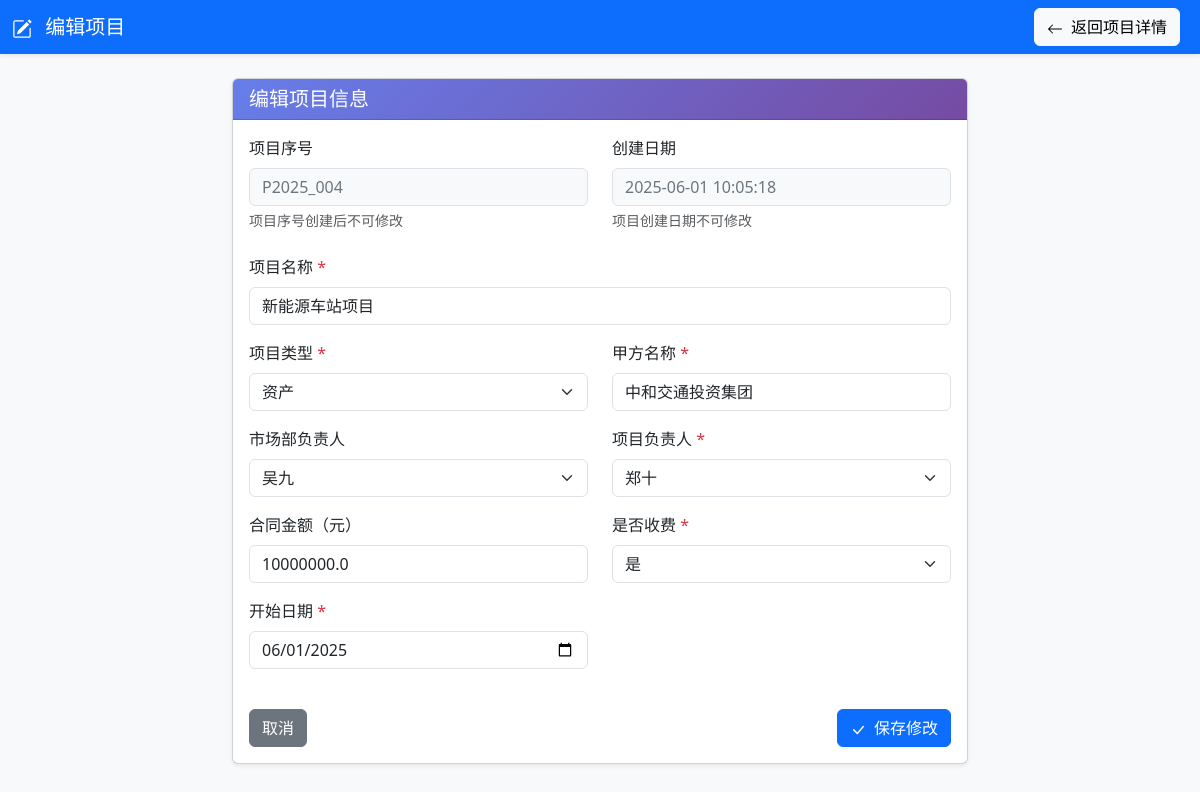
The app's page /project/P2025_004/edit (signed in), older data.
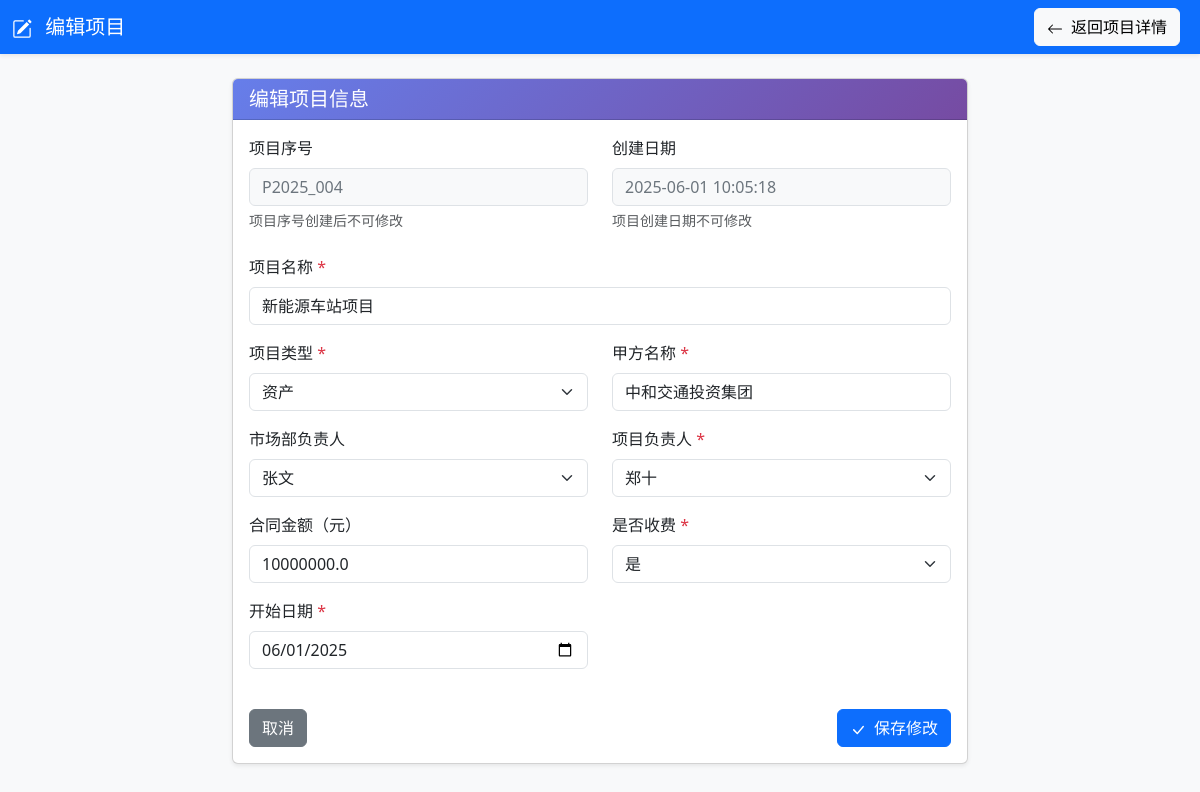
The same page, newer data.
### tables this page shows
CREATE TABLE projects (
        id INTEGER PRIMARY KEY AUTOINCREMENT,
        project_no TEXT,                 -- ① 项目序号
        name TEXT,                       -- ② 项目名称
        project_type TEXT,               -- ③ 项目类型
        client_name TEXT,                -- ④ 甲方名称
        market_leader TEXT,              -- ⑤ 市场部负责人用户名
        project_leader TEXT,             -- ⑥ 项目负责人用户名
        progress TEXT,                   -- ⑦ 项目进度
        report_numbers TEXT,             -- ⑧ 报告号（多个以逗号分隔）
        amount REAL,                     -- ⑨ 合同金额
        is_paid TEXT,                    -- ⑩ 是否收费（是/否）
        creator TEXT,                    -- ⑪ 项目创建人用户名
        creator_realname TEXT,           -- ⑫ 项目创建人真实姓名
        start_date TEXT,                 -- ⑬ 开始日期
        end_date TEXT,                   -- ⑭ 结束日期
        status TEXT,                     -- ⑮ 状态
        contract_file TEXT,
        create_date TEXT
    );

CREATE TABLE users (
        id INTEGER PRIMARY KEY AUTOINCREMENT,
        username TEXT UNIQUE,
        realname TEXT,
        user_type TEXT,
        password TEXT,
        phone TEXT,
        email TEXT,
        hire_date TEXT,
        education TEXT,
        position TEXT,
        department TEXT,
        status TEXT DEFAULT 'active',  -- active-在职, inactive-离职
        create_time TEXT DEFAULT CURRENT_TIMESTAMP,
        update_time TEXT DEFAULT CURRENT_TIMESTAMP
    );

### routes/project_routes.py (the view)
@router.get("/project/{project_no}/edit")
async def edit_project_page(
    project_no: str,
    request: Request,
    user: dict = Depends(login_required),
    db: sqlite3.Connection = Depends(get_db)
):
    return await project_service.get_edit_project_page(request, project_no, user, db)

### templates/edit_project.html (shortened to what the changed rows need)
<!DOCTYPE html>
<html lang="zh-CN">
<head>
    <link href="https://cdn.jsdelivr.net/npm/bootstrap@5.3.2/dist/css/bootstrap.min.css" rel="stylesheet">
</head>
<body class="bg-light">
    <div class="container mt-4">
        <div class="row">
            <div class="col-lg-8 mx-auto">
                <div class="card shadow-sm">
                    <div class="card-body">
                        <form method="post" action="/project/{{ project.project_no }}/edit">
                            <div class="row mb-4">
                                <div class="col-md-6">
                                    <label class="form-label">项目序号</label>
                                    <input type="text" class="form-control readonly-field"
                                        value="{{ project.project_no }}" readonly>
                                    <div class="form-text">项目序号创建后不可修改</div>
                                </div>
                                <div class="col-md-6">
                                    <label class="form-label">创建日期</label>
                                    <input type="text" class="form-control readonly-field"
                                        value="{{ project.create_date }}" readonly>
                                    <div class="form-text">项目创建日期不可修改</div>
                                </div>
                            </div>
                            <div class="row">
                                <div class="col-md-12 mb-3">
                                    <label for="name" class="form-label">项目名称 <span class="text-danger">*</span></label>
                                    <input type="text" class="form-control" id="name" name="name"
                                        value="{{ project.name }}" required>
                                </div>
                                <div class="col-md-6 mb-3">
                                    <label for="project_type" class="form-label">项目类型 <span
                                            class="text-danger">*</span></label>
                                    <select class="form-select" id="project_type" name="project_type" required>
                                        <option value="资产" {% if project.project_type=='资产' %}selected{% endif %}>资产
                                        </option>
                                    </select>
                                </div>
                                <div class="col-md-6 mb-3">
                                    <label for="client_name" class="form-label">甲方名称 <span
                                            class="text-danger">*</span></label>
                                    <input type="text" class="form-control" id="client_name" name="client_name"
                                        value="{{ project.client_name }}" required>
                                </div>
                                <div class="col-md-6 mb-3">
                                    <label for="market_leader" class="form-label">市场部负责人</label>
                                    <select class="form-select" id="market_leader" name="market_leader">
                                        {% for user_item in users %}
                                        <option value="{{ user_item.username }}" {% if
                                            project.market_leader==user_item.username %}selected{% endif %}>
                                            {{ user_item.realname }}
                                        </option>
                                        {% endfor %}
                                    </select>
                                </div>
                                <div class="col-md-6 mb-3">
                                    <label for="project_leader" class="form-label">项目负责人 <span
                                            class="text-danger">*</span></label>
                                    <select class="form-select" id="project_leader" name="project_leader" required>
                                        {% for user_item in users %}
                                        <option value="{{ user_item.username }}" {% if
                                            project.project_leader==user_item.username %}selected{% endif %}>
                                            {{ user_item.realname }}
                                        </option>
                                        {% endfor %}
                                    </select>
                                </div>
                                <div class="col-md-6 mb-3">
                                    <label for="amount" class="form-label">合同金额（元）</label>
                                    <input type="number" step="0.01" class="form-control" id="amount" name="amount"
                                        value="{{ project.amount }}">
                                </div>
                                <div class="col-md-6 mb-3">
                                    <label for="is_paid" class="form-label">是否收费 <span
                                            class="text-danger">*</span></label>
                                    <select class="form-select" id="is_paid" name="is_paid" required>
                                        <option value="是" {% if project.is_paid=='是' %}selected{% endif %}>是</option>
                                    </select>
                                </div>
                                <div class="col-md-6 mb-3">
                                    <label for="start_date" class="form-label">开始日期 <span
                                            class="text-danger">*</span></label>
                                    <input type="date" class="form-control" id="start_date" name="start_date"
                                        value="{{ project.start_date }}" required>
                                </div>
                            </div>
                        </form>
                    </div>
                </div>
            </div>
        </div>
    </div>
</body>
</html>

Row changes from the older to the newer data that the page shows:
changed projects "新能源车站项目": market_leader "吴九" → "张文"
